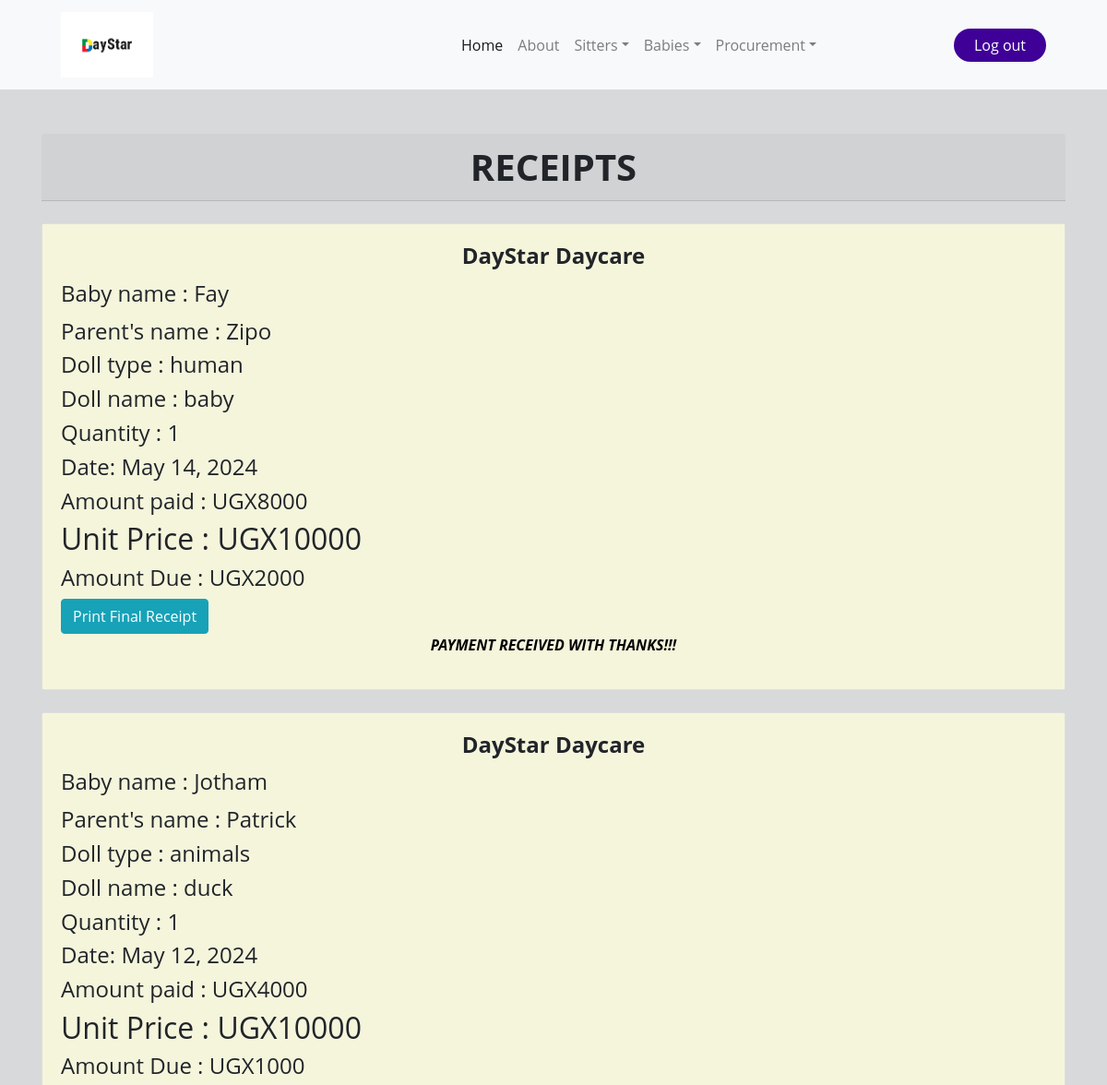
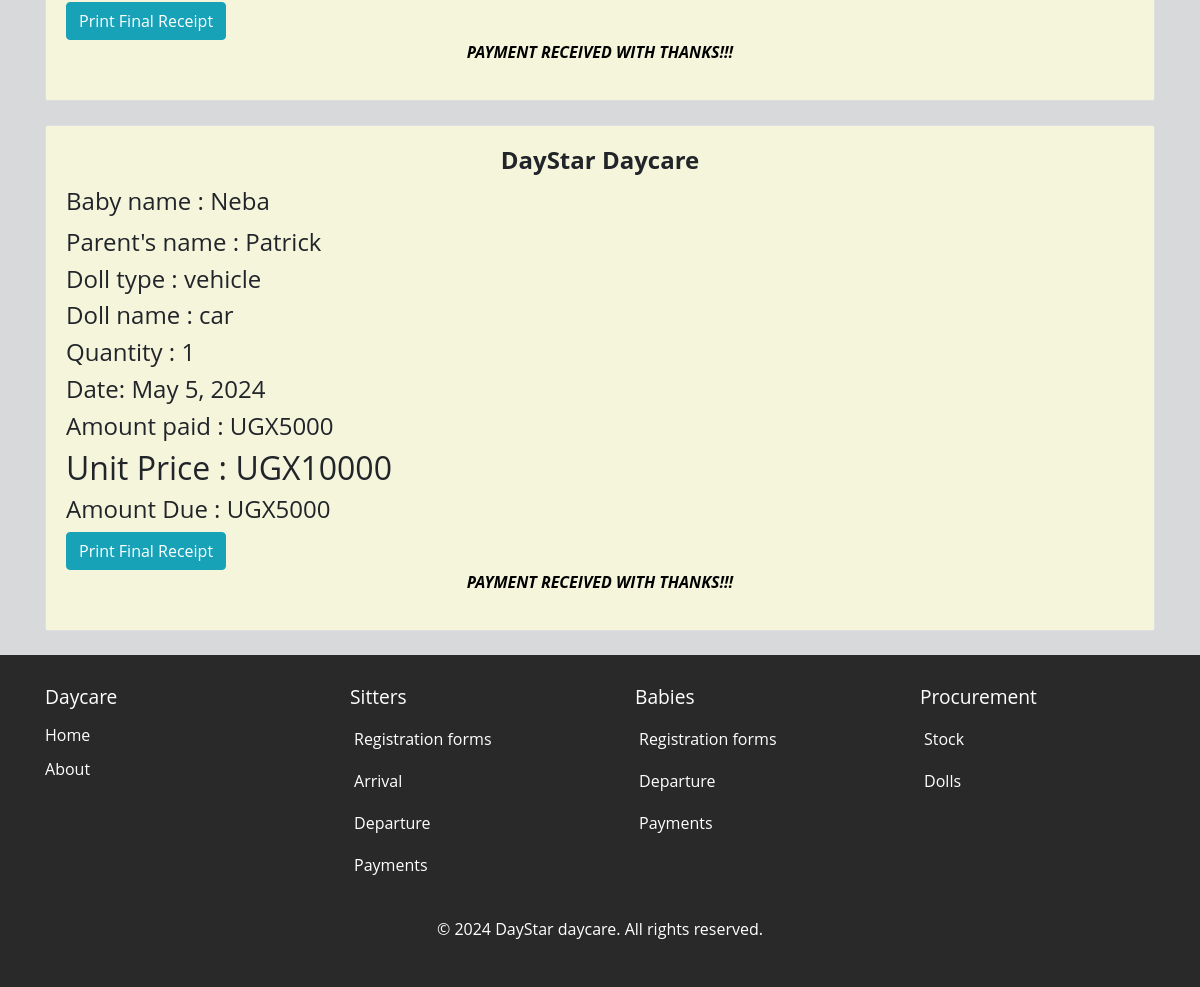
Page /doll_receipt (signed in) on the earlier database version (2 pictures, top to bottom).
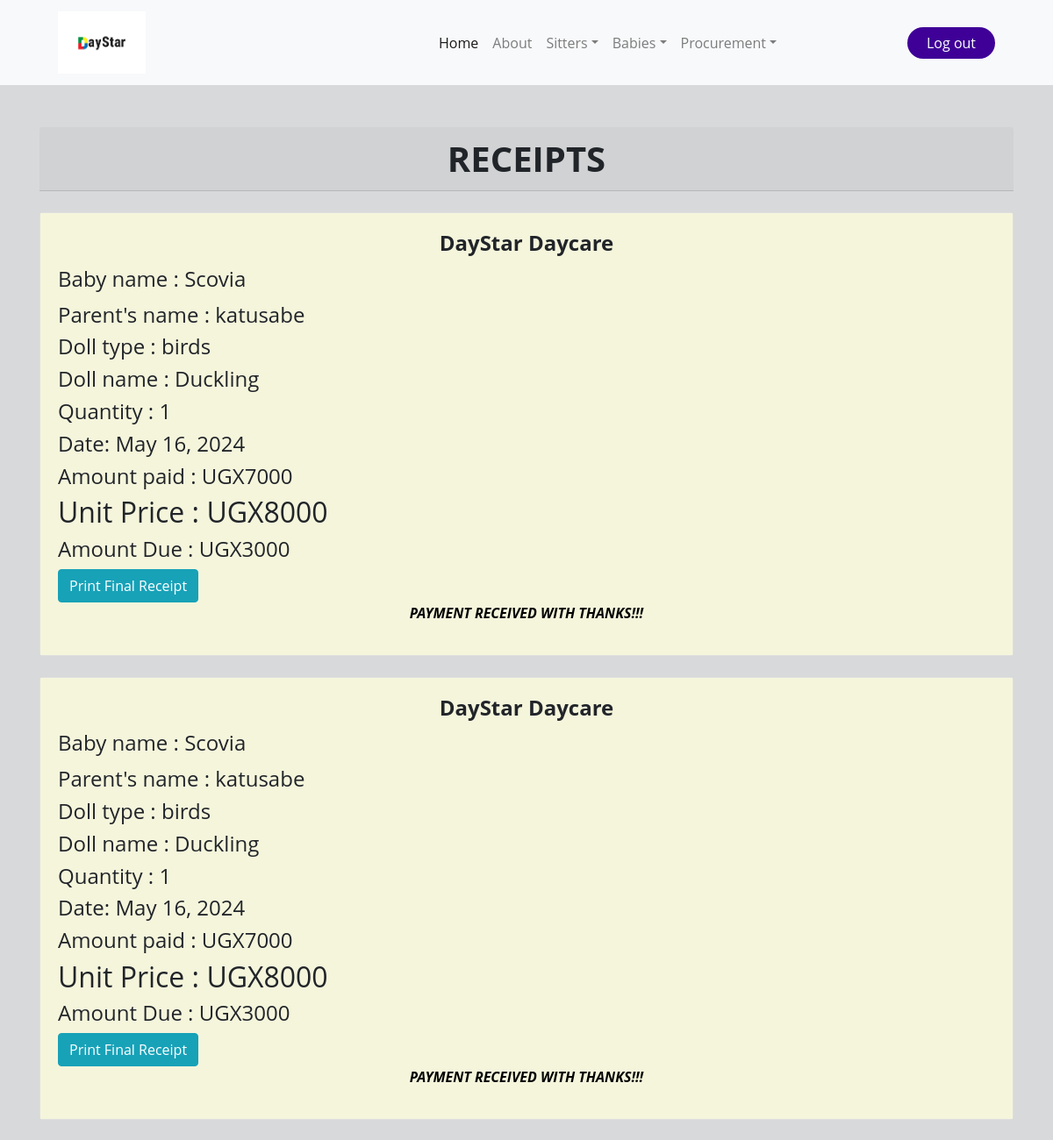
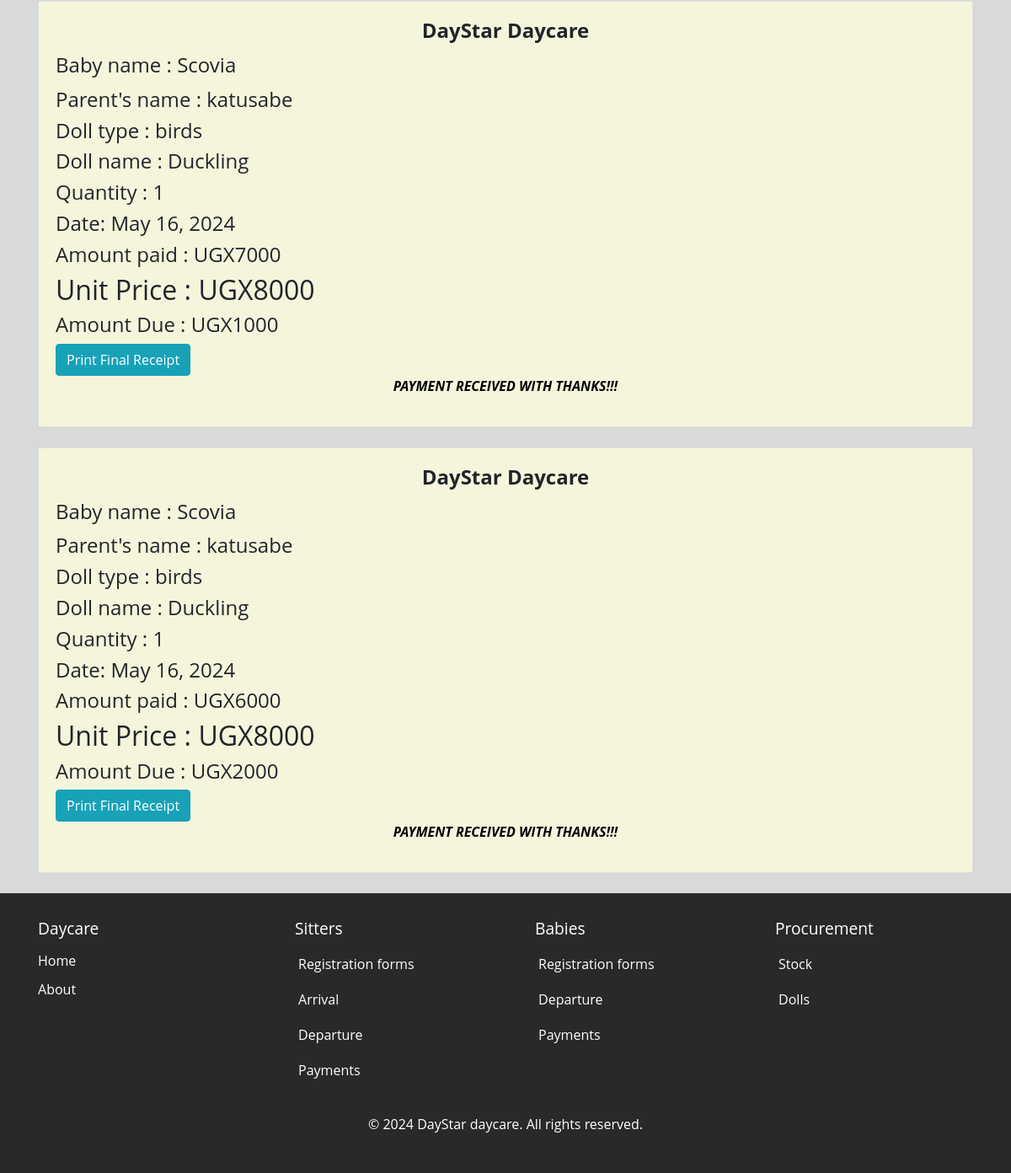
Same page on the later database version (2 pictures, top to bottom).
### daystarApp/models.py (models this page shows, shortened)
class Doll_payment(models.Model):
    babe_name = models.ForeignKey(Baby, on_delete=models.CASCADE)
    doll_type = models.CharField(choices=[('birds', 'Birds'),('animals', 'Animals'),('vehicles','Vehicles'),('human','Human'),('other','Other')], max_length=20)
    name = models.ForeignKey(Doll, on_delete=models.CASCADE)
    amount_paid = models.IntegerField(default=0)
    doll_price = models.IntegerField( null=True, blank=True, default=0)
    doll_quantity = models.IntegerField( null=True, blank=True, default=0)
    parents_name = models.CharField( max_length=20)
    date = models.DateField(default=timezone.now)
    amount_due = models.IntegerField(default=0)

class Baby(models.Model):
    baby_id = models.AutoField(primary_key=True)
    baby_name = models.CharField( max_length=20)
    baby_gender = models.CharField( max_length=20 )
    date_of_birth = models.DateField( default=timezone.now)
    baby_location = models.CharField( max_length=20)
    parents_name = models.CharField( max_length=20)
    period_of_stay = models.CharField(choices=[('half-day', 'Half-day'),('full-day', 'Full-day')], max_length=100)
    registration_date = models.DateField(default=timezone.now)
    baby_bringer = models.CharField( max_length=20)
    time_in = models.TimeField()
    Assigned_to=models.ForeignKey(Sitter_arrival,on_delete=models.CASCADE)
    def __str__(self):
        return self.baby_name

class Doll(models.Model):
    doll_id = models.AutoField(primary_key=True)
    doll_type = models.CharField(choices=[('birds', 'Birds'),('animals', 'Animals'),('vehicles','Vehicles'),('human','Human'),('other','Other')], max_length=20)
    doll_name = models.CharField( max_length=20)
    doll_price = models.IntegerField( null=True, blank=True, default=0)
    doll_description = models.TextField( max_length=30, blank=True, null=True)
    doll_quantity = models.IntegerField( null=True, blank=True, default=0)
    def __str__(self):
        return self.doll_name

### daystarApp/views.py (the view)
# urls.py: path('doll_receipt', views.doll_receipt, name='doll_receipt'),
@login_required
def doll_receipt(request):
    dolls = Doll_payment.objects.all().order_by('-id')
    return render(request,'daystarApp/doll_receipt.html',{'dolls':dolls})

### daystarApp/templates/daystarApp/doll_receipt.html (shortened to what this page needs)
{% extends 'daystarApp/base.html'%}
{% block content%}
{% load static %}
<br /><br>
<div class="container" >
  <h1 class="card-header text-center" style="font-weight: bolder;">RECEIPTS</h1><br>
  {% for doll in dolls %}
  <div class="card">
    <div class="card-body" style="background-color: beige;">
      <h4 class="card-title" style="text-align: center;font-weight: bolder;">DayStar Daycare</h4>
      <h4 class="card-title">Baby name : {{doll.babe_name | title}}</h4>
      <h4 class="card-text">Parent's name : {{doll.parents_name}}</h4>
      <h4 class="card-text">Doll type :  {{ doll.doll_type }}</h4>
      <h4 class="card-text">Doll name :  {{ doll.name }}</h4>
      <h4 class="card-text">Quantity :  {{ doll.doll_quantity }}</h4>
      <h4 class="card-text">Date: {{doll.date }}</h4>
      <h4 class="card-text">Amount paid : UGX{{doll.amount_paid }}</h4>
      <h2>Unit Price :  UGX{{ doll.doll_price }}</h2>
      <div style="flex: 1">
        <h4 class="card-text">Amount Due : UGX{{ doll.amount_due }}</h4>
        <a href="{% url 'receipt_detail' doll.id %}">
          <input type="submit" value="Print Final Receipt" class="btn btn-info" type="button"/>
        </a>
        <div style="text-align: center; font-style: italic; font-weight: bolder; color: black;">
          <p> PAYMENT RECEIVED WITH THANKS!!!</p>
        </div>
      </div>
    </div>
  </div>
  <br/>
  {% endfor %}
</div>
{%  endblock %}

Differences in the rows shown:
removed Doll_payment: babe_name "Fay", parents_name "Zipo", doll_type "human", name "baby", doll_quantity "1", date "May 14, 2024", amount_paid "8000", doll_price "10000", amount_due "2000"
changed Doll_payment (number 1 of 4 on the later page): babe_name "Jotham" → "Scovia"; parents_name "Patrick" → "katusabe"; doll_type "animals" → "birds"; name "duck" → "Duckling"; date "May 12, 2024" → "May 16, 2024"; amount_paid "4000" → "7000"; doll_price "10000" → "8000"; amount_due "1000" → "3000"
changed Doll_payment (number 2 of 4 on the later page): babe_name "Neba" → "Scovia"; parents_name "Patrick" → "katusabe"; doll_type "vehicle" → "birds"; name "car" → "Duckling"; date "May 5, 2024" → "May 16, 2024"; amount_paid "5000" → "7000"; doll_price "10000" → "8000"; amount_due "5000" → "3000"
added Doll_payment: babe_name "Scovia", parents_name "katusabe", doll_type "birds", name "Duckling", doll_quantity "1", date "May 16, 2024", amount_paid "7000", doll_price "8000", amount_due "1000"
added Doll_payment: babe_name "Scovia", parents_name "katusabe", doll_type "birds", name "Duckling", doll_quantity "1", date "May 16, 2024", amount_paid "6000", doll_price "8000", amount_due "2000"
